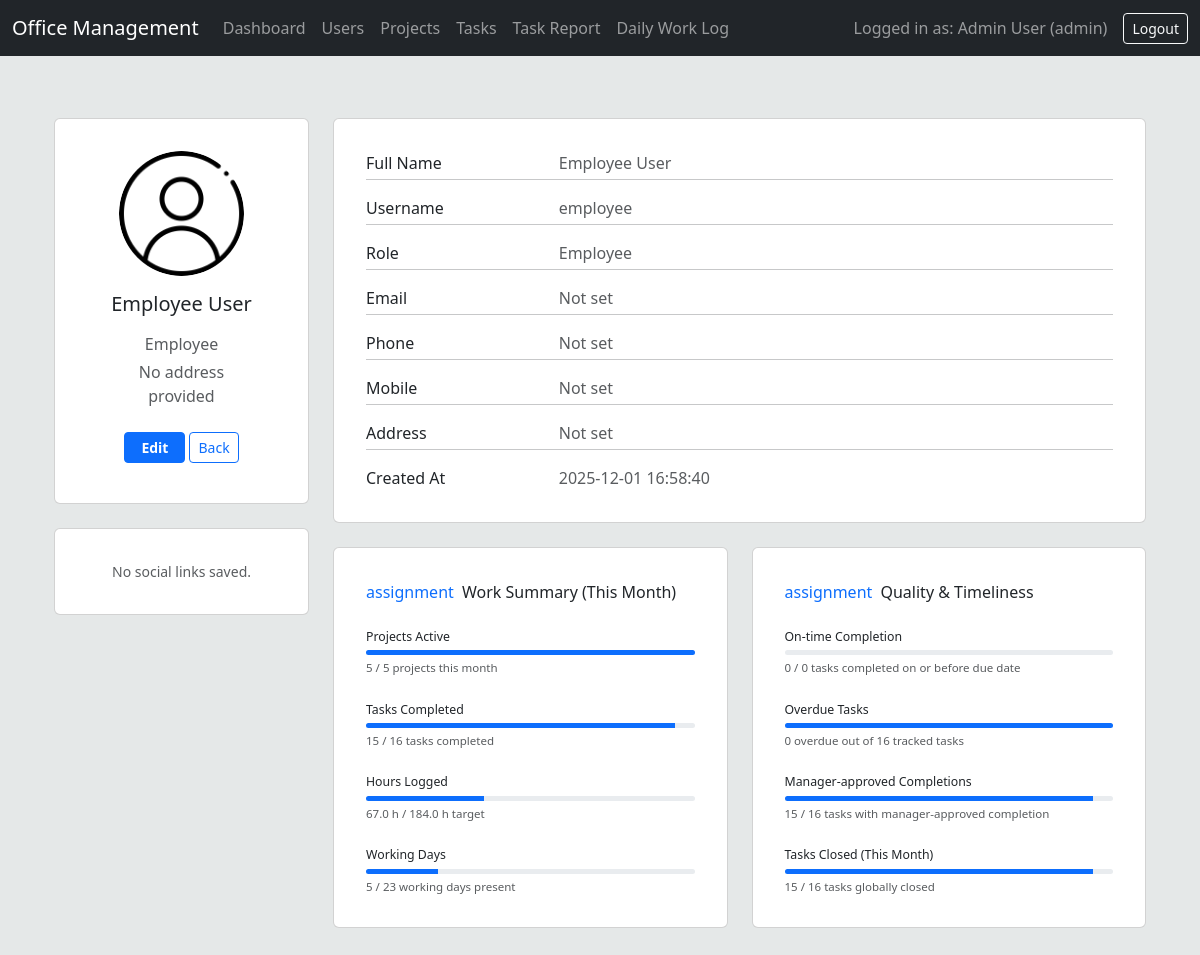
Page /profile.php?id=3 (signed in) on the committed database.
### tables this page shows
CREATE TABLE `users` (
  `id` int(11) NOT NULL,
  `full_name` varchar(100) NOT NULL,
  `first_name` varchar(100) DEFAULT NULL,
  `last_name` varchar(100) DEFAULT NULL,
  `username` varchar(50) NOT NULL,
  `email` varchar(191) DEFAULT NULL,
  `mobile` varchar(20) DEFAULT NULL,
  `phone` varchar(20) DEFAULT NULL,
  `address` text DEFAULT NULL,
  `social_facebook` varchar(191) DEFAULT NULL,
  `social_linkedin` varchar(191) DEFAULT NULL,
  `social_instagram` varchar(191) DEFAULT NULL,
  `social_twitter` varchar(191) DEFAULT NULL,
  `social_other` varchar(191) DEFAULT NULL,
  `profile_image` varchar(191) DEFAULT NULL,
  `password` varchar(255) NOT NULL,
  `role` enum('admin','manager','employee') NOT NULL DEFAULT 'employee',
  `created_at` datetime NOT NULL DEFAULT current_timestamp()
);

### profile.php (the view, shortened to what the rows shown need)
<?php
require_once 'config.php';
$viewUserId = $_SESSION['user_id'] ?? null;
if (function_exists('current_user_role')
    && current_user_role() === 'admin'
    && isset($_GET['id']) && ctype_digit($_GET['id'])) {
    $viewUserId = (int)$_GET['id'];
}
$sql = "SELECT
            id,
            full_name,
            first_name,
            last_name,
            username,
            role,
            email,
            mobile,
            phone,
            address,
            social_facebook,
            social_linkedin,
            social_instagram,
            social_twitter,
            social_other,
            profile_image,
            created_at
        FROM users
        WHERE id = ?";
$stmt = $mysqli->prepare($sql);
$stmt->bind_param('i', $viewUserId);
$stmt->execute();
$result = $stmt->get_result();
$user = $result->fetch_assoc();
$displayName = $user['full_name'];
$roleLabel = ucfirst($user['role'] ?? '');
if (!empty($user['profile_image'])) {
    $profileImageUrl = htmlspecialchars($user['profile_image'], ENT_QUOTES, 'UTF-8');
} else {
    $profileImageUrl = '\sarvjeet3\images\user.png';
}
function e($value) {
    return htmlspecialchars((string)$value, ENT_QUOTES, 'UTF-8');
}
include 'header.php';
?>
<section>
  <div class="container py-5">
    <div class="row">
      <div class="col-lg-3">
        <div class="card mb-4 profile-main-card">
          <div class="card-body text-center">
            <img src="<?php echo $profileImageUrl; ?>" alt="avatar"
              class="rounded-circle img-fluid"
              style="width: 125px; height: 125px; object-fit: cover;">
            <h5 class="my-3"><?php echo e($displayName); ?></h5>
            <p class="text-muted mb-1"><?php echo e($roleLabel); ?></p>
            <p class="text-muted mb-4 w-75 mx-auto">
              <?php echo $user['address'] ? e($user['address']) : 'No address provided'; ?>
            </p>
            <div class="d-flex justify-content-center mb-2">
				<a href="edit_user.php?id=<?php echo (int)$user['id']; ?>"
				   class="btn btn-primary btn-sm fw-bold px-3">
				</a>
              <a href="manage_users.php"
                 class="btn btn-outline-primary btn-sm ms-1"
>
              </a>
            </div>
          </div>
        </div>
      </div>
      <div class="col-lg-9">
        <div class="card mb-4 profile-main-card">
          <div class="card-body">
            <div class="row">
              <div class="col-sm-9">
                <p class="text-muted mb-0"><?php echo e($displayName); ?></p>
              </div>
            </div>
            <div class="row">
              <div class="col-sm-9">
                <p class="text-muted mb-0"><?php echo e($user['username']); ?></p>
              </div>
            </div>
            <div class="row">
              <div class="col-sm-9">
                <p class="text-muted mb-0"><?php echo e($roleLabel); ?></p>
              </div>
            </div>
            <div class="row">
              <div class="col-sm-9">
                <p class="text-muted mb-0">
                  <?php echo e($user['created_at']); ?>
                </p>
              </div>
            </div>
          </div>
        </div>
      </div>
    </div>
  </div>
</section>
<?php include 'footer.php'; ?>

### rows in the picture
users: full_name "Employee User", role "Employee", username "employee", created_at "2025-12-01 16:58:40"

### other values in the picture
$_SESSION['full_name'] "Admin User"
$_SESSION['role'] "admin"
$kpi_projects_active "5"
$kpi_projects_total "5"
$kpi_tasks_completed_month "15"
$kpi_tasks_total_month "16"
$kpi_hours_month "67.0"
$kpi_target_hours "184.0"
$kpi_days_present "5"
$kpi_working_days "23"
$kpi_on_time_count "0"
$kpi_on_time_total "0"
$kpi_overdue_related "0"
$kpi_tasks_related "16"
$kpi_tasks_closed "15"
